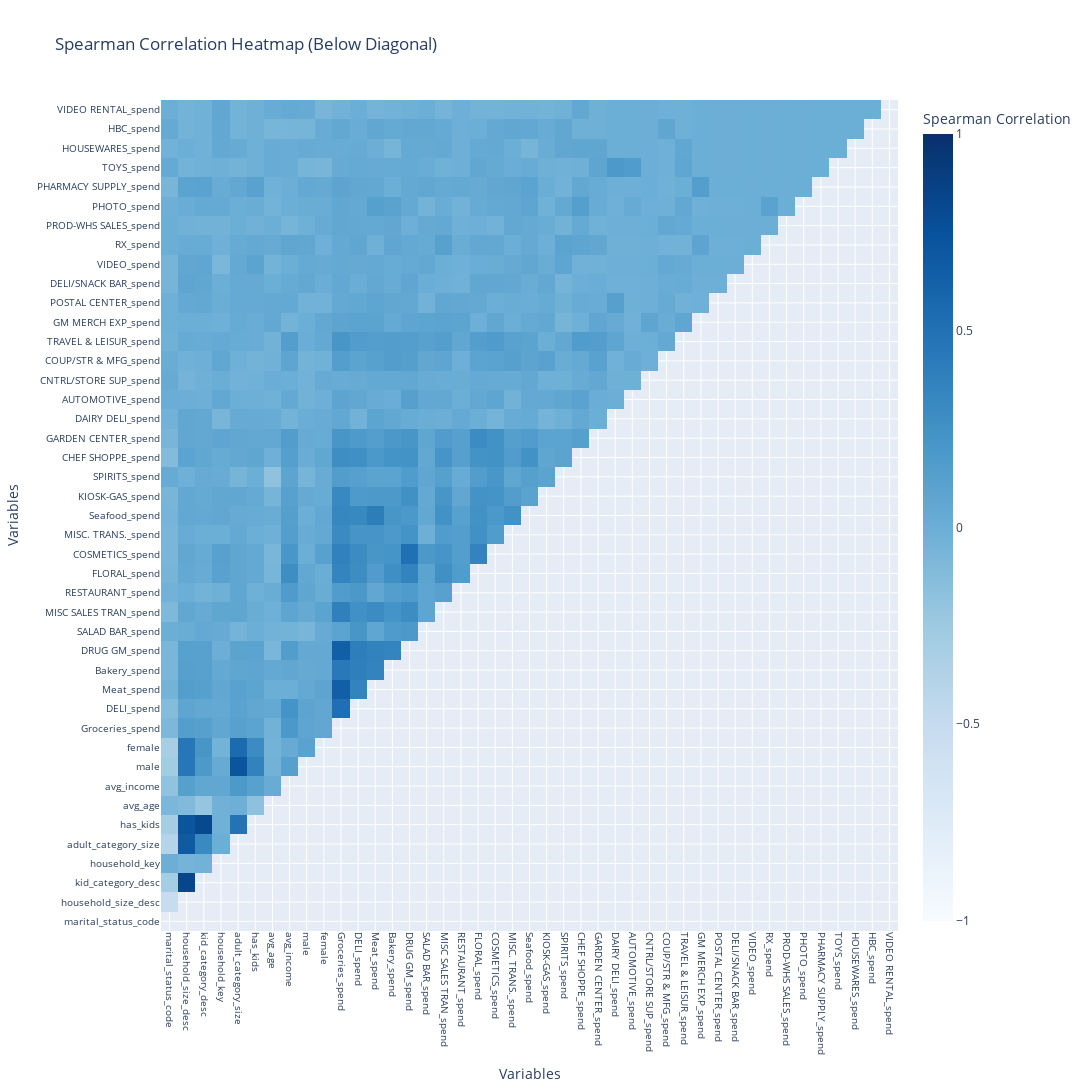

The notebook cell saved with this chart:
### Code cell
cor_spearman = info_numeric.corr(method='spearman')

mask = np.triu(np.ones_like(cor_spearman, dtype=bool))

# Apply the mask to the correlation matrix
cor_spearman_masked = cor_spearman.copy()
cor_spearman_masked[mask] = np.nan

# Plotly heatmap
fig = go.Figure(data=go.Heatmap(
    z=cor_spearman_masked,
    x=cor_spearman.columns,
    y=cor_spearman.columns,
    colorscale='Blues',
    colorbar=dict(title='Spearman Correlation'),
    zmin=-1, zmax=1,
    hoverongaps=False
))

fig.update_layout(
    title='Spearman Correlation Heatmap (Below Diagonal)',
    xaxis_title='Variables',
    yaxis_title='Variables',
    xaxis=dict(tickangle=90,  tickfont=dict(size=10)),
    yaxis=dict(tickangle=0,  tickfont=dict(size=10)),
    width=1300,
    height=1300,
)

# Show the interactive plot
fig.show()

### Figure 1 — Plotly figure (JSON) as saved in the notebook; plotly's stock layout.template omitted (floating-point values rounded to 4 significant figures; data arrays with more than 128 entries replaced by an {"elided": "..."} marker saying what was removed)
{"data": [{"colorbar": {"title": {"text": "Spearman Correlation"}}, "colorscale": [[0, "rgb(247,251,255)"], [0.125, "rgb(222,235,247)"], [0.25, "rgb(198,219,239)"], [0.375, "rgb(158,202,225)"], [0.5, "rgb(107,174,214)"], [0.625, "rgb(66,146,198)"], [0.75, "rgb(33,113,181)"], [0.875, "rgb(8,81,156)"], [1, "rgb(8,48,107)"]], "hoverongaps": false, "type": "heatmap", "x": ["marital_status_code", "household_size_desc", "kid_category_desc", "household_key", "adult_category_size", "has_kids", "avg_age", "avg_income", "male", "female", "Groceries_spend", "DELI_spend", "Meat_spend", "Bakery_spend", "DRUG GM_spend", "SALAD BAR_spend", "MISC SALES TRAN_spend", "RESTAURANT_spend", "FLORAL_spend", "COSMETICS_spend", "MISC. TRANS._spend", "Seafood_spend", "KIOSK-GAS_spend", "SPIRITS_spend", "CHEF SHOPPE_spend", "GARDEN CENTER_spend", "DAIRY DELI_spend", "AUTOMOTIVE_spend", "CNTRL/STORE SUP_spend", "COUP/STR & MFG_spend", "TRAVEL & LEISUR_spend", "GM MERCH EXP_spend", "POSTAL CENTER_spend", "DELI/SNACK BAR_spend", "VIDEO_spend", "RX_spend", "PROD-WHS SALES_spend", "PHOTO_spend", "PHARMACY SUPPLY_spend", "TOYS_spend", "HOUSEWARES_spend", "HBC_spend", "VIDEO RENTAL_spend"], "y": ["marital_status_code", "household_size_desc", "kid_category_desc", "household_key", "adult_category_size", "has_kids", "avg_age", "avg_income", "male", "female", "Groceries_spend", "DELI_spend", "Meat_spend", "Bakery_spend", "DRUG GM_spend", "SALAD BAR_spend", "MISC SALES TRAN_spend", "RESTAURANT_spend", "FLORAL_spend", "COSMETICS_spend", "MISC. TRANS._spend", "Seafood_spend", "KIOSK-GAS_spend", "SPIRITS_spend", "CHEF SHOPPE_spend", "GARDEN CENTER_spend", "DAIRY DELI_spend", "AUTOMOTIVE_spend", "CNTRL/STORE SUP_spend", "COUP/STR & MFG_spend", "TRAVEL & LEISUR_spend", "GM MERCH EXP_spend", "POSTAL CENTER_spend", "DELI/SNACK BAR_spend", "VIDEO_spend", "RX_spend", "PROD-WHS SALES_spend", "PHOTO_spend", "PHARMACY SUPPLY_spend", "TOYS_spend", "HOUSEWARES_spend", "HBC_spend", "VIDEO RENTAL_spend"], "z": {"elided": "43x43 float values"}, "zmax": 1, "zmin": -1}], "layout": {"height": 1300, "title": {"text": "Spearman Correlation Heatmap (Below Diagonal)"}, "width": 1300, "xaxis": {"tickangle": 90, "tickfont": {"size": 10}, "title": {"text": "Variables"}}, "yaxis": {"tickangle": 0, "tickfont": {"size": 10}, "title": {"text": "Variables"}}}}
